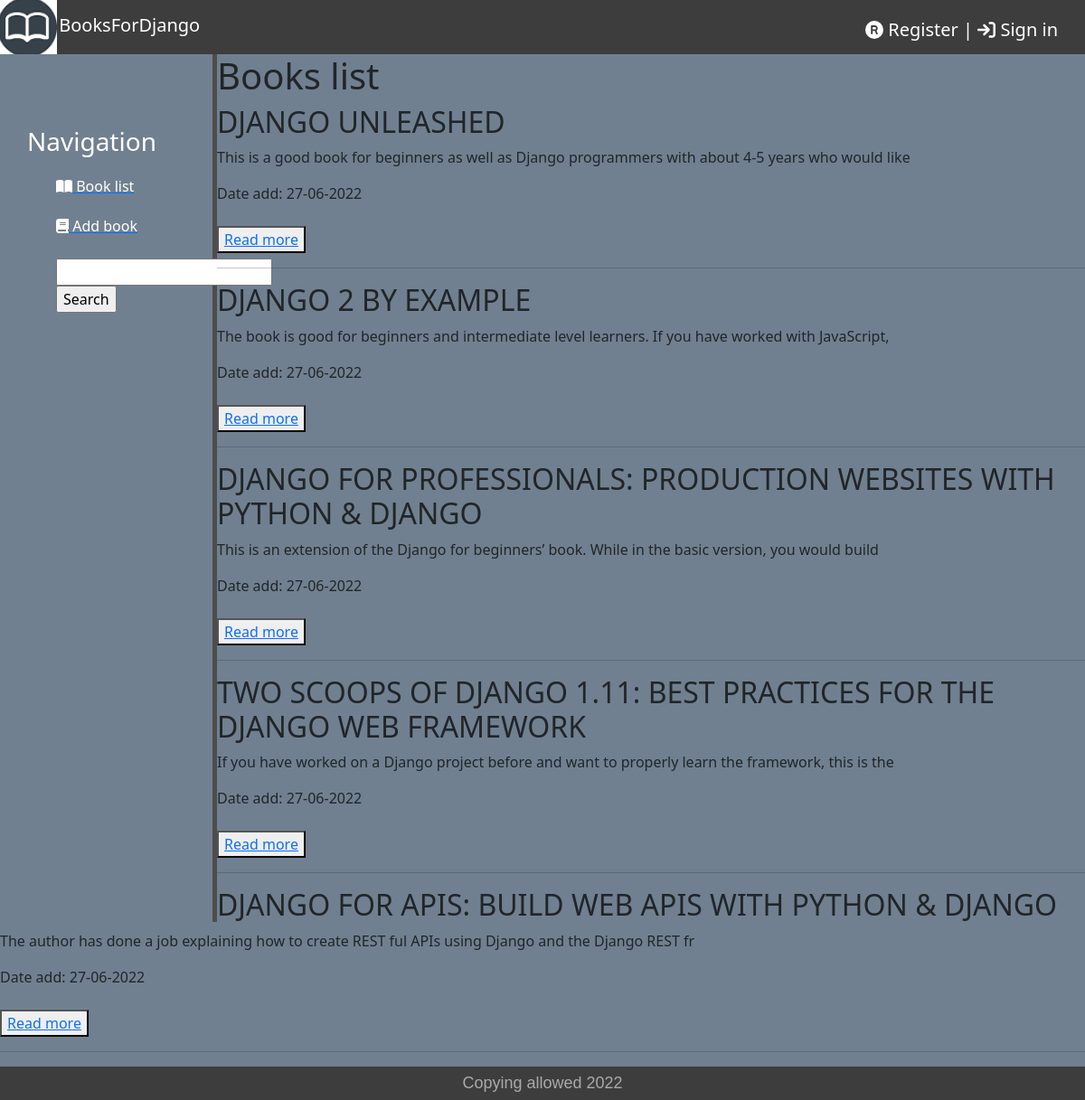
The page / on the database its author committed.
### bookstore/models.py (models this page shows, shortened)
class Books(models.Model):
    title = models.CharField(max_length=100)
    released_year = models.CharField(max_length=20)
    description = models.TextField()
    author = models.ForeignKey('Author', on_delete=models.SET_NULL, null=True)
    paperback = models.CharField(max_length=50)
    time_create = models.DateTimeField(auto_now_add=True)
    time_update = models.DateTimeField(auto_now=True)
    class Meta:
        verbose_name = 'Book'
        verbose_name_plural = 'Books'

### bookstore/views.py (the view, shortened to what this page needs)
# urls.py: path('', BooksView.as_view(), name='books_list'),
class BooksView(View):
    def get(self, request):
        books = Books.objects.all().order_by('-id')
        if request.method == "GET" and 'qwerty' in request.GET:
            qwerty = request.GET['qwerty']
            books = books.filter(title__icontains=qwerty)
        context = {'books': books, 'post_form': BooksForm}
        return render(request, 'bookstore/books_list.html', context=context)

### bookstore/templates/bookstore/books_list.html
{% extends 'bookstore/base.html' %}
{% block content %}
<body>
<h1>Books list</h1>
{% for book in books %}
<div>
    <h2>{{book.title | upper}}</h2>
    <p>{{book.description | slice:100}}</p>
    <p1>Date add: {{book.time_update|date:"d-m-Y"}}</p1><br><br>
    <button><a href="{% url 'books_detail' book.id %}">Read more</a></button>
    <hr>
</div>
{% endfor %}
{% endblock %}

### bookstore/static/bookstore/css/style.css (style rules this page uses)
body { background: #708090; }

### rows shown on the page
Books: title "DJANGO UNLEASHED", description "This is a good book for beginners as well as Django programmers with about 4-5 years who would like", time_update "27-06-2022"
Books: title "DJANGO 2 BY EXAMPLE", description "The book is good for beginners and intermediate level learners. If you have worked with JavaScript,", time_update "27-06-2022"
Books: title "DJANGO FOR PROFESSIONALS: PRODUCTION WEBSITES WITH PYTHON & DJANGO", description "This is an extension of the Django for beginners’ book. While in the basic version, you would build", time_update "27-06-2022"
Books: title "TWO SCOOPS OF DJANGO 1.11: BEST PRACTICES FOR THE DJANGO WEB FRAMEWORK", description "If you have worked on a Django project before and want to properly learn the framework, this is the", time_update "27-06-2022"
Books: title "DJANGO FOR APIS: BUILD WEB APIS WITH PYTHON & DJANGO", description "The author has done a job explaining how to create REST ful APIs using Django and the Django REST fr", time_update "27-06-2022"
